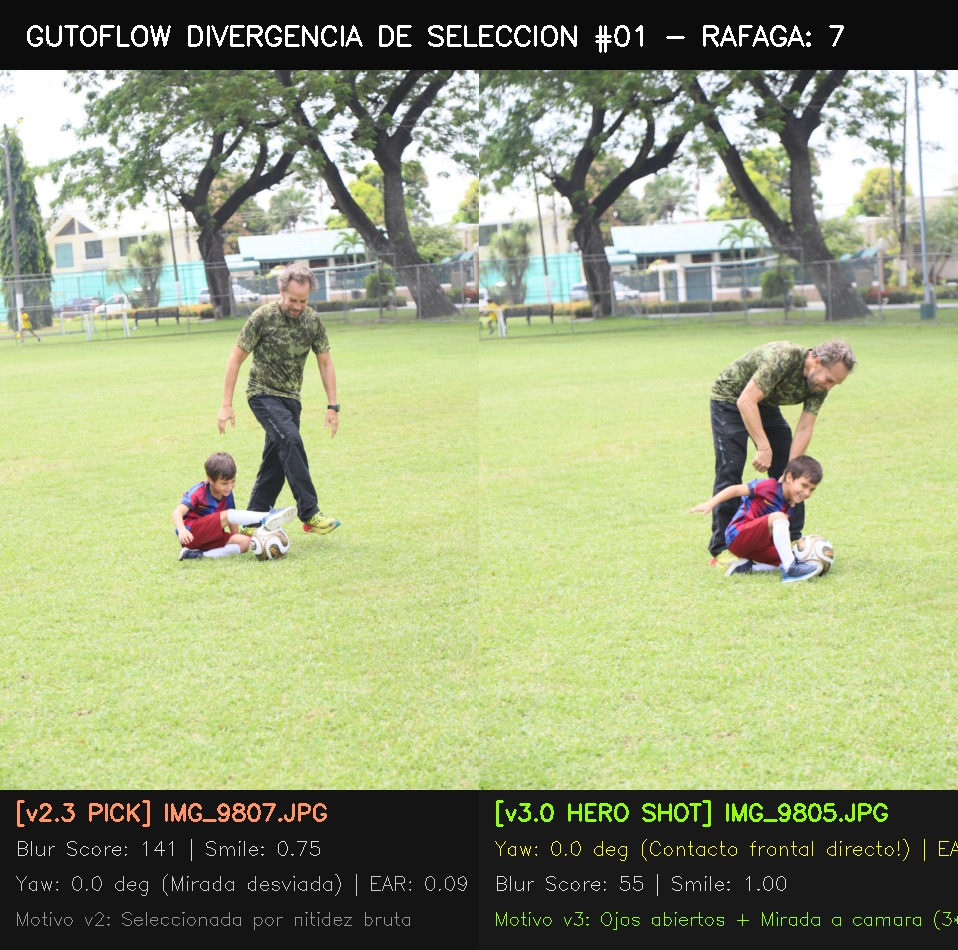
#> input picture .agents/audits/giler/audit_burst_01.jpg, 958 x 950 px
$ python -i tonal_engine.py   (imports and definitions only)
#> lines starting #> are read from the running program, lines starting #| are printed output that depends on the picture; after the words box and inside, x2 and y2 are one past the last pixel; in counts of white or black regions, pixels touching at a corner belong together
"""
tonal_engine.py — Motor analítico de revelado fotográfico y aplicación de presets.
Aplica sobre píxeles:
1. Compensación de exposición lineal (2^EV) calculada por pre_edit.py.
2. Balance de blancos incremental (Temp/Tint).
3. Receta tonal GutoPro Day Boy (levantamiento de sombras +30, protección de altas luces -10,
   tonos negros ricos, curva tonal y calidez de piel).
"""

from __future__ import annotations

import math
import numpy as np
import cv2
from typing import Optional, Tuple


class TonalEngine:
    """
    Simulador fiel y eficiente del pipeline de revelado de Adobe Camera Raw / Lightroom.
    """

    @staticmethod
    def develop_photo(
        img_rgb: np.ndarray,
        exposure_ev: float = 0.0,
        temp_inc: float = 10.0,        # +10 por GutoPro Day Boy
        tint_inc: float = 6.0,          # +6 por GutoPro Day Boy
        highlights: float = -10.0,      # Highlights2012 = -10
        shadows: float = +30.0,         # Shadows2012 = +30
        whites: float = -14.0,          # Whites2012 = -14
        blacks: float = -11.0,          # Blacks2012 = -11
        contrast: float = -10.0,        # Contrast2012 = -10
        vibrance: float = +3.0,         # Vibrance = +3
        saturation: float = -2.0,       # Saturation = -2
    ) -> np.ndarray:
        """
        Aplica la cadena de revelado completa sobre la imagen sRGB en memoria.
        """
#> called with exposure_ev = 0, temp_inc = 10, tint_inc = 6, highlights = -10, shadows = 30, whites = -14, blacks = -11, contrast = -10
        if img_rgb is None or img_rgb.size == 0:
            return img_rgb

        # 1. Normalización y linealización (espacio de trabajo lineal)
        img_f = img_rgb.astype(np.float32) / 255.0
        # Des-gamma aproximado
        lin = np.power(np.clip(img_f, 1e-5, 1.0), 2.2)

        # 2. Compensación de exposición lineal (2^EV)
        if abs(exposure_ev) > 0.01:
            gain = math.pow(2.0, float(np.clip(exposure_ev, -2.5, 3.0)))
            lin *= gain

        # 3. Balance de blancos adaptativo (Temp / Tint)
        # Temp: +10 hace la foto más cálida (+R, -B)
        r_gain = 1.0 + (temp_inc * 0.008)
        b_gain = 1.0 - (temp_inc * 0.008)
        # Tint: +6 agrega leve magenta (+R, +B, -G)
        g_gain = 1.0 - (tint_inc * 0.006)

        lin[..., 0] *= r_gain
        lin[..., 1] *= g_gain
        lin[..., 2] *= b_gain

        # 4. Compresión de altas luces y levantamiento de sombras en espacio lineal
        # Luminancia perceptual
        lum = 0.2126 * lin[..., 0] + 0.7152 * lin[..., 1] + 0.0722 * lin[..., 2]
        lum = np.maximum(lum, 1e-6)

        # Máscaras de sombras (lum < 0.25) y altas luces (lum > 0.5)
        shadow_mask = np.clip(1.0 - (lum / 0.35), 0.0, 1.0)
        highlight_mask = np.clip((lum - 0.40) / 0.60, 0.0, 1.0)

        # Shadows lift (+30 en LR equivale a ~+0.35 stops en sombras)
        if shadows != 0.0:
            s_factor = 1.0 + (shadows / 100.0) * 0.55 * shadow_mask
            lin *= s_factor[..., np.newaxis]

        # Highlights recovery (-10 en LR comprime altas luces)
        if highlights != 0.0:
            h_factor = 1.0 + (highlights / 100.0) * 0.35 * highlight_mask
            lin *= h_factor[..., np.newaxis]

        # 5. Retorno a sRGB con mapeo de tonos
        srgb = np.power(np.clip(lin, 0.0, 1.0), 1.0 / 2.2)

        # 6. Blacks y Whites
        if blacks != 0.0:
            b_offset = (blacks / 100.0) * 0.05
            srgb = np.clip(srgb + b_offset, 0.0, 1.0)
        if whites != 0.0:
            w_factor = 1.0 + (whites / 100.0) * 0.06
            srgb = np.clip(srgb * w_factor, 0.0, 1.0)

        # 7. Curva tonal ToneCurvePV2012 de GutoPro Day Boy: (0,0), (177, 183), (255, 255)
        # Sutil levantamiento en medios tonos altos (+6 niveles)
        lut_in = np.array([0, 177, 255], dtype=np.float32)
        lut_out = np.array([0, 183, 255], dtype=np.float32)
        srgb_255 = np.clip(srgb * 255.0, 0, 255).astype(np.uint8)

        # Crear LUT de 256 niveles
        x_vals = np.arange(256, dtype=np.float32)
        curve_lut = np.interp(x_vals, lut_in, lut_out).astype(np.uint8)
        srgb_curved = cv2.LUT(srgb_255, curve_lut)

        # 8. Contraste y Vibrance / Saturación
        # HSV para ajuste fino de saturación
        hsv = cv2.cvtColor(srgb_curved, cv2.COLOR_RGB2HSV).astype(np.float32)

        # Vibrance: satura más los tonos menos saturados sin sobre-saturar la piel
        sat = hsv[..., 1] / 255.0
        vib_boost = (1.0 - sat) * (vibrance / 100.0) * 0.30
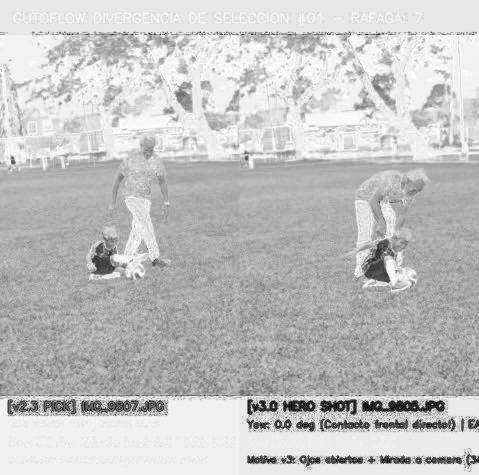
#> vib_boost: shape (950, 958) float32 (shown at 1/2 size); min 0, max 0.009, mean 0.0069; drawn with min black and max white
        hsv[..., 1] = np.clip(hsv[..., 1] * (1.0 + vib_boost) * (1.0 + saturation / 200.0), 0, 255)

        # HSL Luminance Adjustment Green +26, Orange +5 (piel luminosa y follaje vivo)
        hues = hsv[..., 0] # 0-180 en OpenCV
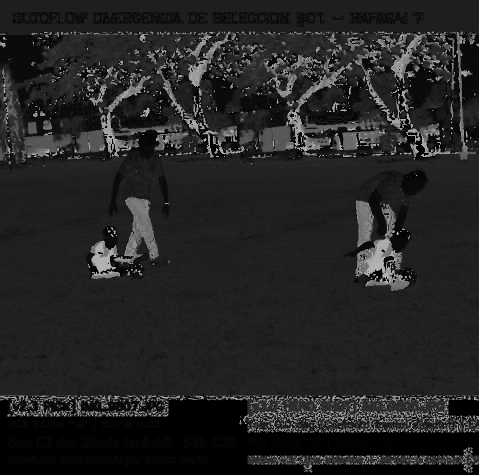
#> hues: shape (950, 958) float32 (shown at 1/2 size); min 0, max 179, mean 36.2
        # Piel / Naranja: hue ~10 a 25
        orange_mask = (hues >= 8) & (hues <= 25)
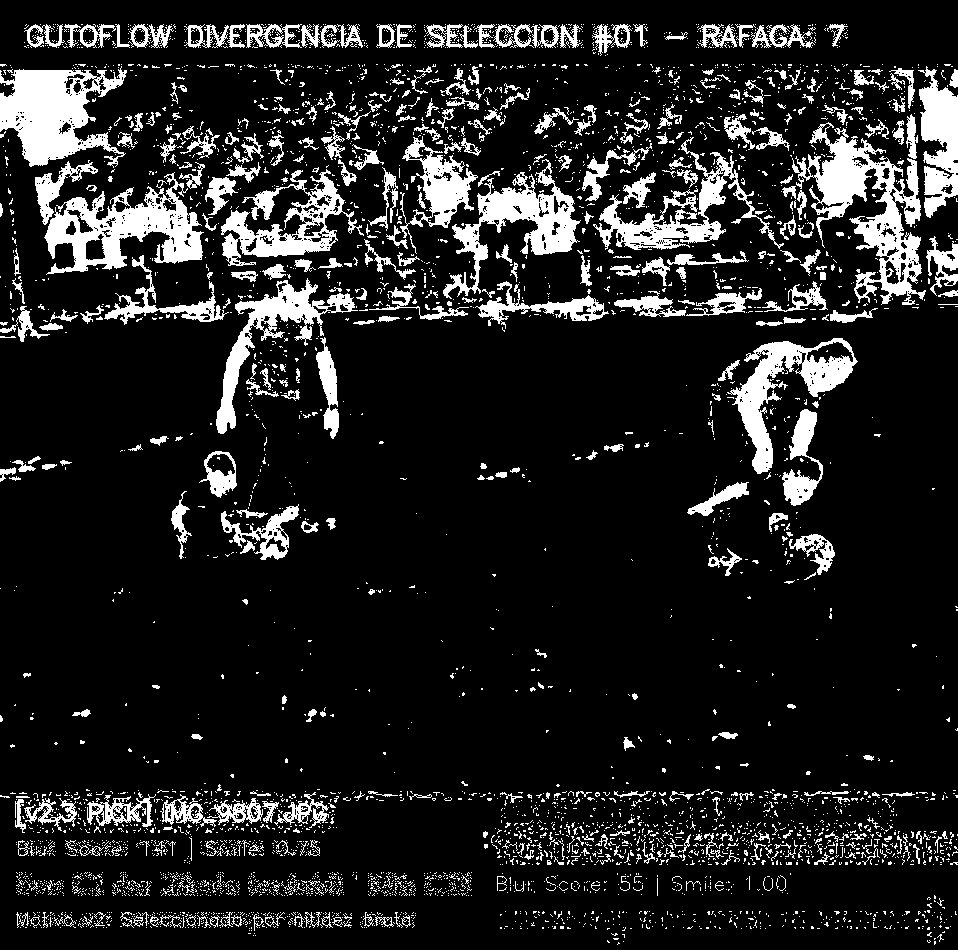
#> orange_mask: shape (950, 958) bool; 13.3% white; 4499 white regions (4060 under 20 px), largest, box (x1, y1, x2, y2) and area: (792, 122, 926, 305) 8418, (0, 66, 127, 168) 7213, (44, 172, 204, 275) 6994
        hsv[..., 2][orange_mask] = np.clip(hsv[..., 2][orange_mask] * 1.04, 0, 255)
#> hsv: shape (950, 958, 3) float32; mean R, G, B 36.2, 59.2, 159
        # Verdes: hue ~35 a 85
        green_mask = (hues >= 35) & (hues <= 85)
#> green_mask: shape (950, 958) bool; 12.5% white; 3189 white regions (2707 under 20 px), largest, box (x1, y1, x2, y2) and area: (5, 66, 399, 329) 21965, (453, 66, 678, 190) 9838, (325, 307, 958, 346) 9137
        hsv[..., 2][green_mask] = np.clip(hsv[..., 2][green_mask] * 1.10, 0, 255)
#> hsv: shape (950, 958, 3) float32; mean R, G, B 36.2, 59.2, 160.8

        final_rgb = cv2.cvtColor(hsv.astype(np.uint8), cv2.COLOR_HSV2RGB)
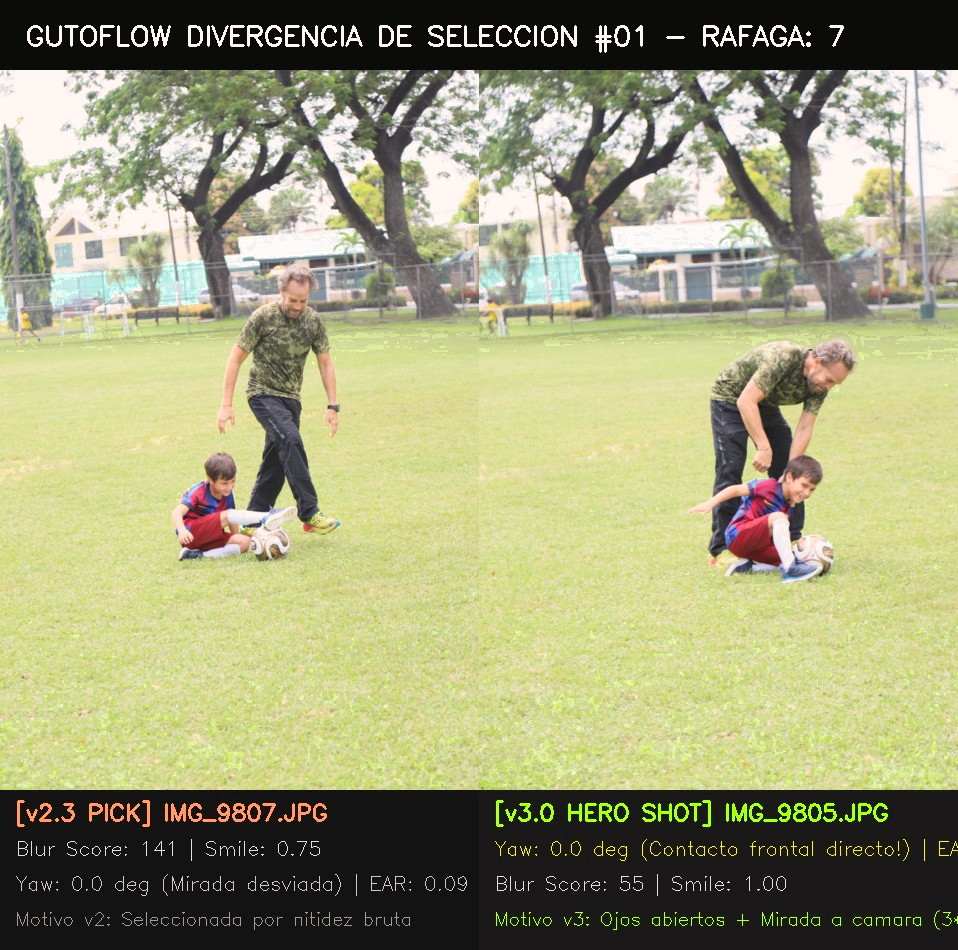
#> final_rgb: shape (950, 958, 3); mean R, G, B 156.4, 157, 119.9
        return final_rgb

>>> import cv2
>>> picture = cv2.cvtColor(cv2.imread('../../.agents/audits/giler/audit_burst_01.jpg'), cv2.COLOR_BGR2RGB)
>>> result = TonalEngine().develop_photo(picture)

$ run again, on .agents/audits/giler/audit_burst_02.jpg
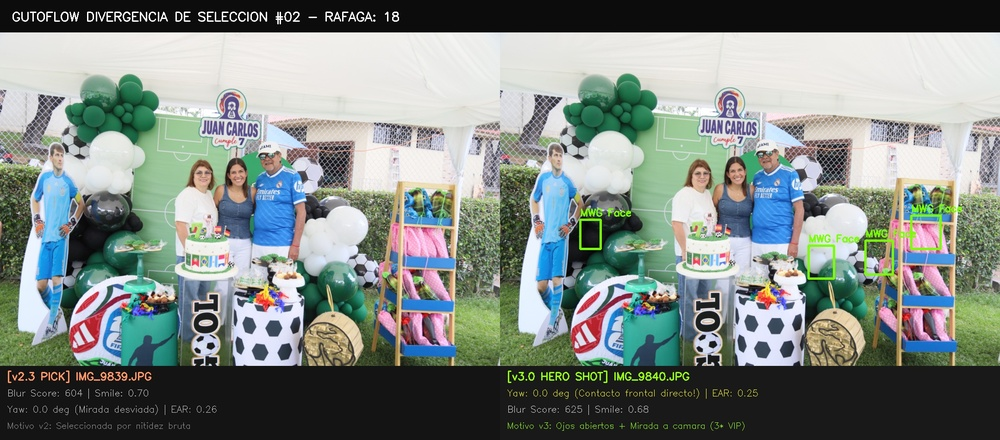
#> input picture .agents/audits/giler/audit_burst_02.jpg, 1000 x 440 px, shrunk from 2160 x 950 before the run
#> in develop_photo, `orange_mask = (hues >= 8) & (hues <= 25)`:
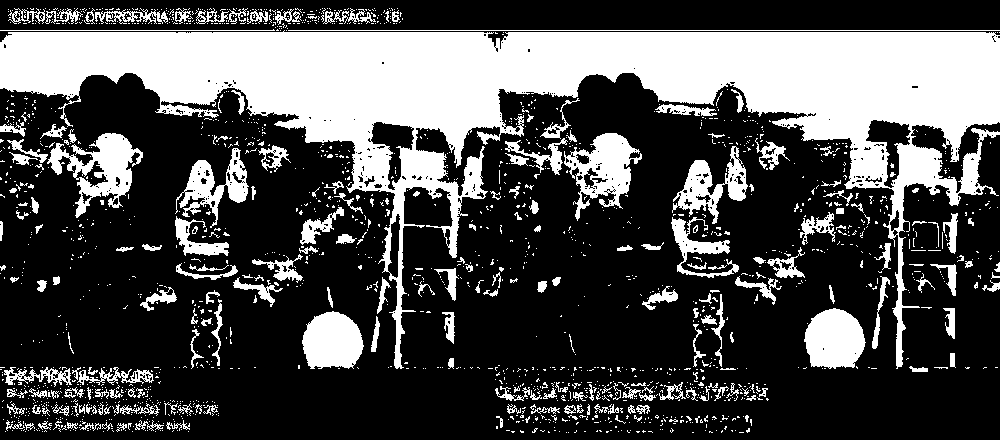
#> orange_mask: shape (440, 1000) bool; 30.8% white; 1809 white regions (1588 under 20 px), largest, box (x1, y1, x2, y2) and area: (0, 30, 1000, 369) 91526, (47, 133, 143, 218) 3245, (564, 133, 642, 221) 3010
#> in develop_photo, `green_mask = (hues >= 35) & (hues <= 85)`:
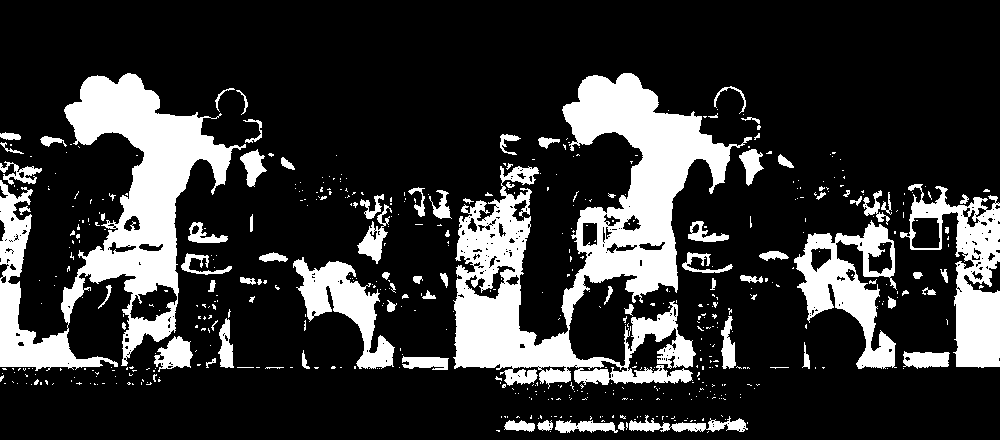
#> green_mask: shape (440, 1000) bool; 20.7% white; 558 white regions (472 under 20 px), largest, box (x1, y1, x2, y2) and area: (453, 73, 752, 389) 34272, (0, 73, 246, 371) 24028, (900, 184, 1000, 368) 7312

$ run again, on .agents/audits/giler/audit_burst_03.jpg
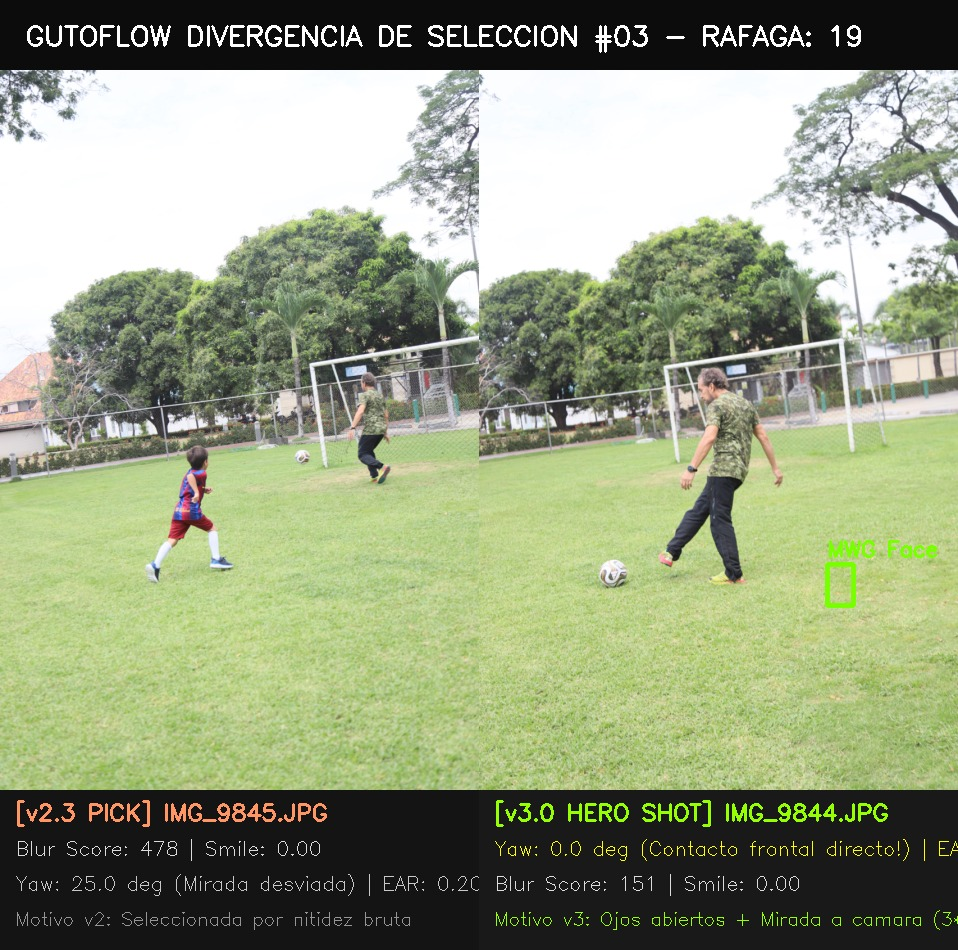
#> input picture .agents/audits/giler/audit_burst_03.jpg, 958 x 950 px
#> in develop_photo, `highlight_mask = np.clip((lum - 0.40) / 0.60, 0.0, 1.0)`:
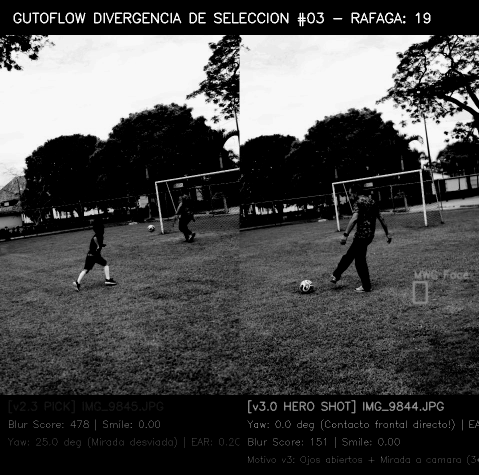
#> highlight_mask: shape (950, 958) float32 (shown at 1/2 size); min 0, max 0.976, mean 0.285
#> in develop_photo, `lin *= h_factor[..., np.newaxis]`:
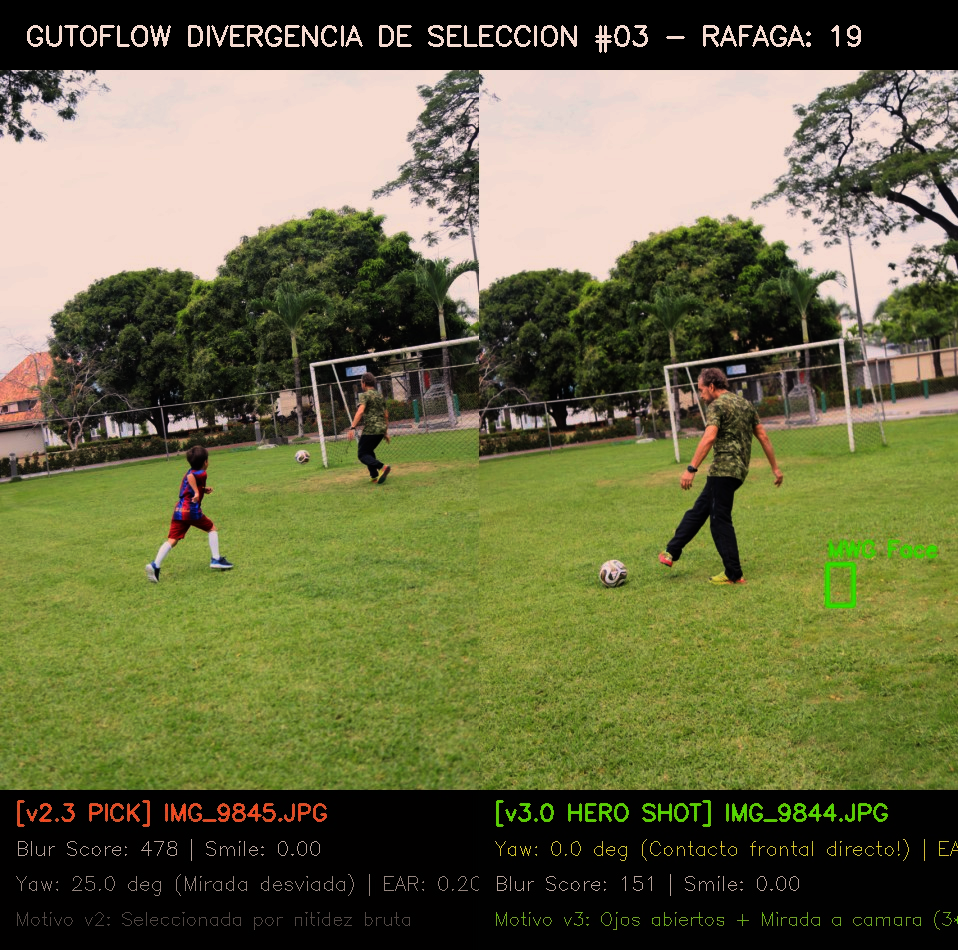
#> lin: shape (950, 958, 3) float32; mean R, G, B 0.445, 0.448, 0.294; drawn with min black and max white
